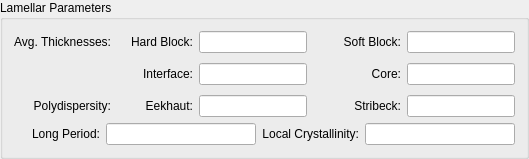
             <widget class="QGroupBox" name="groupBox_3">
              <property name="sizePolicy">
               <sizepolicy hsizetype="MinimumExpanding" vsizetype="Fixed">
                <horstretch>0</horstretch>
                <verstretch>0</verstretch>
               </sizepolicy>
              </property>
              <property name="title">
               <string>Lamellar Parameters</string>
              </property>
              <layout class="QGridLayout" name="gridLayout_3">
               <item row="1" column="0">
                <layout class="QGridLayout" name="gridLayout_8">
                 <property name="sizeConstraint">
                  <enum>QLayout::SetDefaultConstraint</enum>
                 </property>
                 <property name="bottomMargin">
                  <number>0</number>
                 </property>
                 <property name="verticalSpacing">
                  <number>10</number>
                 </property>
                 <item row="2" column="3">
                  <widget class="QLabel" name="label_13">
                   <property name="sizePolicy">
                    <sizepolicy hsizetype="Minimum" vsizetype="Fixed">
                     <horstretch>0</horstretch>
                     <verstretch>0</verstretch>
                    </sizepolicy>
                   </property>
                   <property name="text">
                    <string>Stribeck:</string>
                   </property>
                   <property name="alignment">
                    <set>Qt::AlignRight|Qt::AlignTrailing|Qt::AlignVCenter</set>
                   </property>
                  </widget>
                 </item>
                 <item row="2" column="2">
                  <widget class="QLineEdit" name="txtPolyRyan">
                   <property name="readOnly">
                    <bool>true</bool>
                   </property>
                  </widget>
                 </item>
                 <item row="0" column="2">
                  <widget class="QLineEdit" name="txtAvgHardBlock">
                   <property name="sizePolicy">
                    <sizepolicy hsizetype="MinimumExpanding" vsizetype="Fixed">
                     <horstretch>0</horstretch>
                     <verstretch>0</verstretch>
                    </sizepolicy>
                   </property>
                   <property name="minimumSize">
                    <size>
                     <width>20</width>
                     <height>20</height>
                    </size>
                   </property>
                   <property name="readOnly">
                    <bool>true</bool>
                   </property>
                  </widget>
                 </item>
                 <item row="2" column="1">
                  <widget class="QLabel" name="label_12">
                   <property name="sizePolicy">
                    <sizepolicy hsizetype="Minimum" vsizetype="Fixed">
                     <horstretch>0</horstretch>
                     <verstretch>0</verstretch>
                    </sizepolicy>
                   </property>
                   <property name="text">
                    <string>Eekhaut:</string>
                   </property>
                   <property name="alignment">
                    <set>Qt::AlignRight|Qt::AlignTrailing|Qt::AlignVCenter</set>
                   </property>
                  </widget>
                 </item>
                 <item row="2" column="4">
                  <widget class="QLineEdit" name="txtPolyStribeck">
                   <property name="readOnly">
                    <bool>true</bool>
                   </property>
                  </widget>
                 </item>
                 <item row="0" column="1">
                  <widget class="QLabel" name="label_16">
                   <property name="sizePolicy">
                    <sizepolicy hsizetype="Minimum" vsizetype="Fixed">
                     <horstretch>0</horstretch>
                     <verstretch>0</verstretch>
                    </sizepolicy>
                   </property>
                   <property name="minimumSize">
                    <size>
                     <width>20</width>
                     <height>20</height>
                    </size>
                   </property>
                   <property name="text">
                    <string>    Hard Block:</string>
                   </property>
                   <property name="alignment">
                    <set>Qt::AlignRight|Qt::AlignTrailing|Qt::AlignVCenter</set>
                   </property>
                  </widget>
                 </item>
                 <item row="0" column="0">
                  <widget class="QLabel" name="label_4">
                   <property name="sizePolicy">
                    <sizepolicy hsizetype="Minimum" vsizetype="Fixed">
                     <horstretch>0</horstretch>
                     <verstretch>0</verstretch>
                    </sizepolicy>
                   </property>
                   <property name="text">
                    <string>Avg. Thicknesses:</string>
                   </property>
                   <property name="alignment">
                    <set>Qt::AlignRight|Qt::AlignTrailing|Qt::AlignVCenter</set>
                   </property>
                  </widget>
                 </item>
                 <item row="0" column="3">
                  <widget class="QLabel" name="label_2">
                   <property name="sizePolicy">
                    <sizepolicy hsizetype="MinimumExpanding" vsizetype="Fixed">
                     <horstretch>0</horstretch>
                     <verstretch>0</verstretch>
                    </sizepolicy>
                   </property>
                   <property name="minimumSize">
                    <size>
                     <width>20</width>
                     <height>20</height>
                    </size>
                   </property>
                   <property name="text">
                    <string>         Soft Block:</string>
                   </property>
                   <property name="alignment">
                    <set>Qt::AlignRight|Qt::AlignTrailing|Qt::AlignVCenter</set>
                   </property>
                  </widget>
                 </item>
                 <item row="0" column="4">
                  <widget class="QLineEdit" name="txtAvgSoftBlock">
                   <property name="sizePolicy">
                    <sizepolicy hsizetype="MinimumExpanding" vsizetype="Fixed">
                     <horstretch>0</horstretch>
                     <verstretch>0</verstretch>
                    </sizepolicy>
                   </property>
                   <property name="minimumSize">
                    <size>
                     <width>20</width>
                     <height>20</height>
                    </size>
                   </property>
                   <property name="readOnly">
                    <bool>true</bool>
                   </property>
                  </widget>
                 </item>
                 <item row="2" column="0">
                  <widget class="QLabel" name="label_5">
                   <property name="sizePolicy">
                    <sizepolicy hsizetype="Minimum" vsizetype="Fixed">
                     <horstretch>0</horstretch>
                     <verstretch>0</verstretch>
                    </sizepolicy>
                   </property>
                   <property name="text">
                    <string>Polydispersity:</string>
                   </property>
                   <property name="alignment">
                    <set>Qt::AlignRight|Qt::AlignTrailing|Qt::AlignVCenter</set>
                   </property>
                  </widget>
                 </item>
                 <item row="1" column="1">
                  <widget class="QLabel" name="label_15">
                   <property name="sizePolicy">
                    <sizepolicy hsizetype="Minimum" vsizetype="Fixed">
                     <horstretch>0</horstretch>
                     <verstretch>0</verstretch>
                    </sizepolicy>
                   </property>
                   <property name="minimumSize">
                    <size>
                     <width>20</width>
                     <height>20</height>
                    </size>
                   </property>
                   <property name="text">
                    <string>Interface:</string>
                   </property>
                   <property name="alignment">
                    <set>Qt::AlignRight|Qt::AlignTrailing|Qt::AlignVCenter</set>
                   </property>
                  </widget>
                 </item>
                 <item row="1" column="3">
                  <widget class="QLabel" name="label_17">
                   <property name="sizePolicy">
                    <sizepolicy hsizetype="MinimumExpanding" vsizetype="Fixed">
                     <horstretch>0</horstretch>
                     <verstretch>0</verstretch>
                    </sizepolicy>
                   </property>
                   <property name="minimumSize">
                    <size>
                     <width>20</width>
                     <height>20</height>
                    </size>
                   </property>
                   <property name="text">
                    <string>Core:</string>
                   </property>
                   <property name="alignment">
                    <set>Qt::AlignRight|Qt::AlignTrailing|Qt::AlignVCenter</set>
                   </property>
                  </widget>
                 </item>
                 <item row="1" column="2">
                  <widget class="QLineEdit" name="txtAvgIntThick">
                   <property name="sizePolicy">
                    <sizepolicy hsizetype="MinimumExpanding" vsizetype="Fixed">
                     <horstretch>0</horstretch>
                     <verstretch>0</verstretch>
                    </sizepolicy>
                   </property>
                   <property name="minimumSize">
                    <size>
                     <width>20</width>
                     <height>20</height>
                    </size>
                   </property>
                   <property name="readOnly">
                    <bool>true</bool>
                   </property>
                  </widget>
                 </item>
                 <item row="1" column="4">
                  <widget class="QLineEdit" name="txtAvgCoreThick">
                   <property name="sizePolicy">
                    <sizepolicy hsizetype="MinimumExpanding" vsizetype="Fixed">
                     <horstretch>0</horstretch>
                     <verstretch>0</verstretch>
                    </sizepolicy>
                   </property>
                   <property name="minimumSize">
                    <size>
                     <width>20</width>
                     <height>20</height>
                    </size>
                   </property>
                   <property name="readOnly">
                    <bool>true</bool>
                   </property>
                  </widget>
                 </item>
                </layout>
               </item>
               <item row="2" column="0">
                <layout class="QGridLayout" name="gridLayout_9">
                 <property name="bottomMargin">
                  <number>0</number>
                 </property>
                 <item row="0" column="0">
                  <widget class="QLabel" name="label_14">
                   <property name="sizePolicy">
                    <sizepolicy hsizetype="MinimumExpanding" vsizetype="MinimumExpanding">
                     <horstretch>0</horstretch>
                     <verstretch>0</verstretch>
                    </sizepolicy>
                   </property>
                   <property name="minimumSize">
                    <size>
                     <width>20</width>
                     <height>20</height>
                    </size>
                   </property>
                   <property name="text">
                    <string>Long Period:</string>
                   </property>
                   <property name="alignment">
                    <set>Qt::AlignRight|Qt::AlignTrailing|Qt::AlignVCenter</set>
                   </property>
                  </widget>
                 </item>
                 <item row="0" column="1">
                  <widget class="QLineEdit" name="txtLongPeriod">
                   <property name="sizePolicy">
                    <sizepolicy hsizetype="MinimumExpanding" vsizetype="Fixed">
                     <horstretch>0</horstretch>
                     <verstretch>0</verstretch>
                    </sizepolicy>
                   </property>
                   <property name="minimumSize">
                    <size>
                     <width>150</width>
                     <height>20</height>
                    </size>
                   </property>
                   <property name="readOnly">
                    <bool>true</bool>
                   </property>
                  </widget>
                 </item>
                 <item row="0" column="2">
                  <widget class="QLabel" name="label_19">
                   <property name="sizePolicy">
                    <sizepolicy hsizetype="MinimumExpanding" vsizetype="MinimumExpanding">
                     <horstretch>0</horstretch>
                     <verstretch>0</verstretch>
                    </sizepolicy>
                   </property>
                   <property name="minimumSize">
                    <size>
                     <width>20</width>
                     <height>20</height>
                    </size>
                   </property>
                   <property name="text">
                    <string>Local Crystallinity:</string>
                   </property>
                   <property name="alignment">
                    <set>Qt::AlignRight|Qt::AlignTrailing|Qt::AlignVCenter</set>
                   </property>
                  </widget>
                 </item>
                 <item row="0" column="3">
                  <widget class="QLineEdit" name="txtLocalCrystal">
                   <property name="sizePolicy">
                    <sizepolicy hsizetype="MinimumExpanding" vsizetype="Fixed">
                     <horstretch>0</horstretch>
                     <verstretch>0</verstretch>
                    </sizepolicy>
                   </property>
                   <property name="minimumSize">
                    <size>
                     <width>150</width>
                     <height>20</height>
                    </size>
                   </property>
                   <property name="readOnly">
                    <bool>true</bool>
                   </property>
                  </widget>
                 </item>
                </layout>
               </item>
              </layout>
             </widget>
